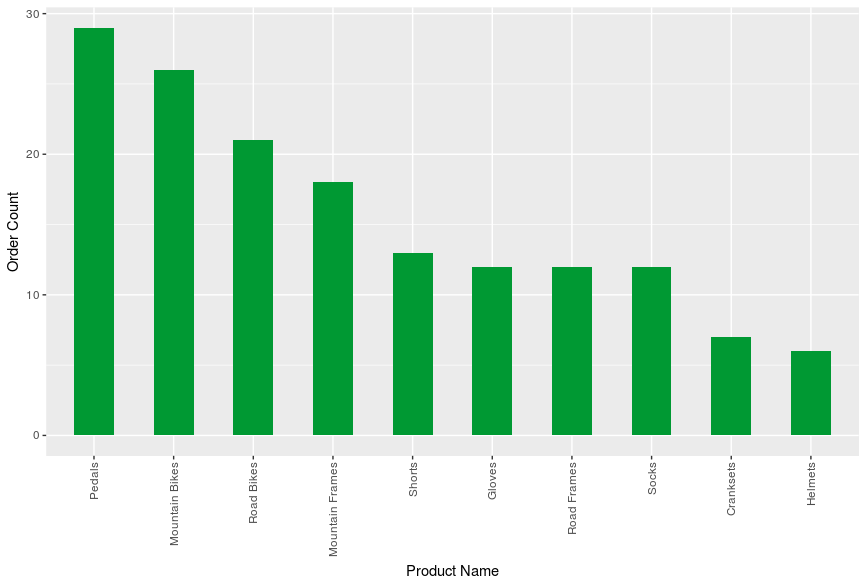

Reproduce this figure in R.
require(RODBC)
require(ggplot2)

##create a connection to the database
my_connection <- odbcDriverConnect("driver={ODBC Driver 13 for SQL Server};
     server=applicant-testing.database.windows.net;
     Database=AdventureWorks;
     uid=applicant@applicant-testing;
     pwd=jwV/=dYtLefC@BP0")

##run the query on the connection
my_data <- sqlQuery(my_connection, 
    "SELECT pc.Name as name
    	,COUNT(SalesOrderID) as distinct_count_of_orders
    FROM SalesLT.SalesOrderDetail sod
    JOIN SalesLT.Product p
    	ON sod.ProductID=p.ProductID
    JOIN SalesLT.ProductCategory pc
    	ON p.ProductCategoryID=pc.ProductCategoryID
    WHERE ProductNumber LIKE 'FR-M94B-38'
    	OR ProductNumber LIKE 'BK-R50R-60'
    	OR ProductNumber LIKE 'BK-R50R-62'
    	OR ProductNumber LIKE 'FR-R72Y-38'
    	OR ProductNumber LIKE 'SO-R809-M'
    	OR ProductNumber LIKE 'SO-R809-L'
    	OR p.Color LIKE '%black%'
    	OR p.Color LIKE '%null%'
    GROUP BY pc.Name
    HAVING COUNT(SalesOrderID) > 5
    ORDER BY distinct_count_of_orders DESC;")

##close connection
odbcClose(my_connection)

##plot bar chart
ggplot(my_data, aes(x=reorder(name, -distinct_count_of_orders), y=distinct_count_of_orders)) + geom_bar(stat="identity", width=.5, fill="#009933") + 
  labs(x="Product Name", y="Order Count") +
  theme(axis.text.x=element_text(angle=90,hjust=1,vjust=0.5))
